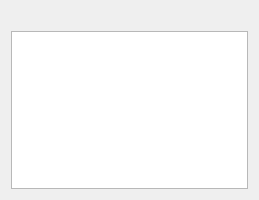
<?xml version="1.0" encoding="UTF-8"?>
<ui version="4.0">
 <class>Dialog</class>
 <widget class="QDialog" name="Dialog">
  <property name="geometry">
   <rect>
    <x>0</x>
    <y>0</y>
    <width>259</width>
    <height>200</height>
   </rect>
  </property>
  <property name="windowTitle">
   <string>Dialog</string>
  </property>
  <layout class="QVBoxLayout" name="verticalLayout">
   <item>
    <widget class="QLabel" name="label">
     <property name="text">
      <string/>
     </property>
    </widget>
   </item>
   <item>
    <widget class="QTableWidget" name="results_table">
     <property name="font">
      <font>
       <pointsize>30</pointsize>
      </font>
     </property>
     <attribute name="horizontalHeaderVisible">
      <bool>false</bool>
     </attribute>
     <attribute name="horizontalHeaderMinimumSectionSize">
      <number>400</number>
     </attribute>
     <attribute name="verticalHeaderMinimumSectionSize">
      <number>55</number>
     </attribute>
     <attribute name="verticalHeaderDefaultSectionSize">
      <number>55</number>
     </attribute>
    </widget>
   </item>
  </layout>
 </widget>
 <resources/>
 <connections/>
</ui>
